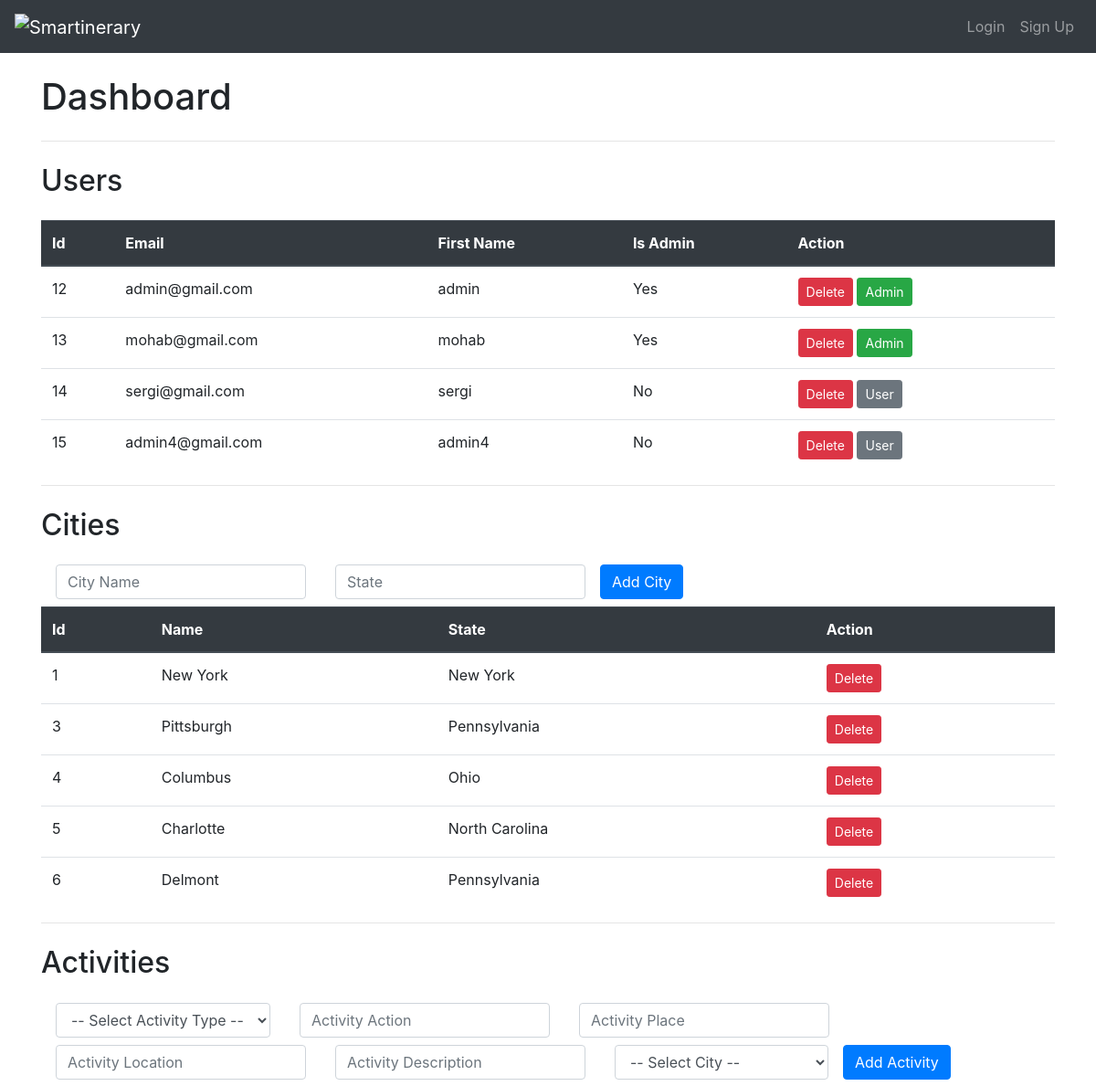
The page /admin/ (upper part) on the database as committed earlier.
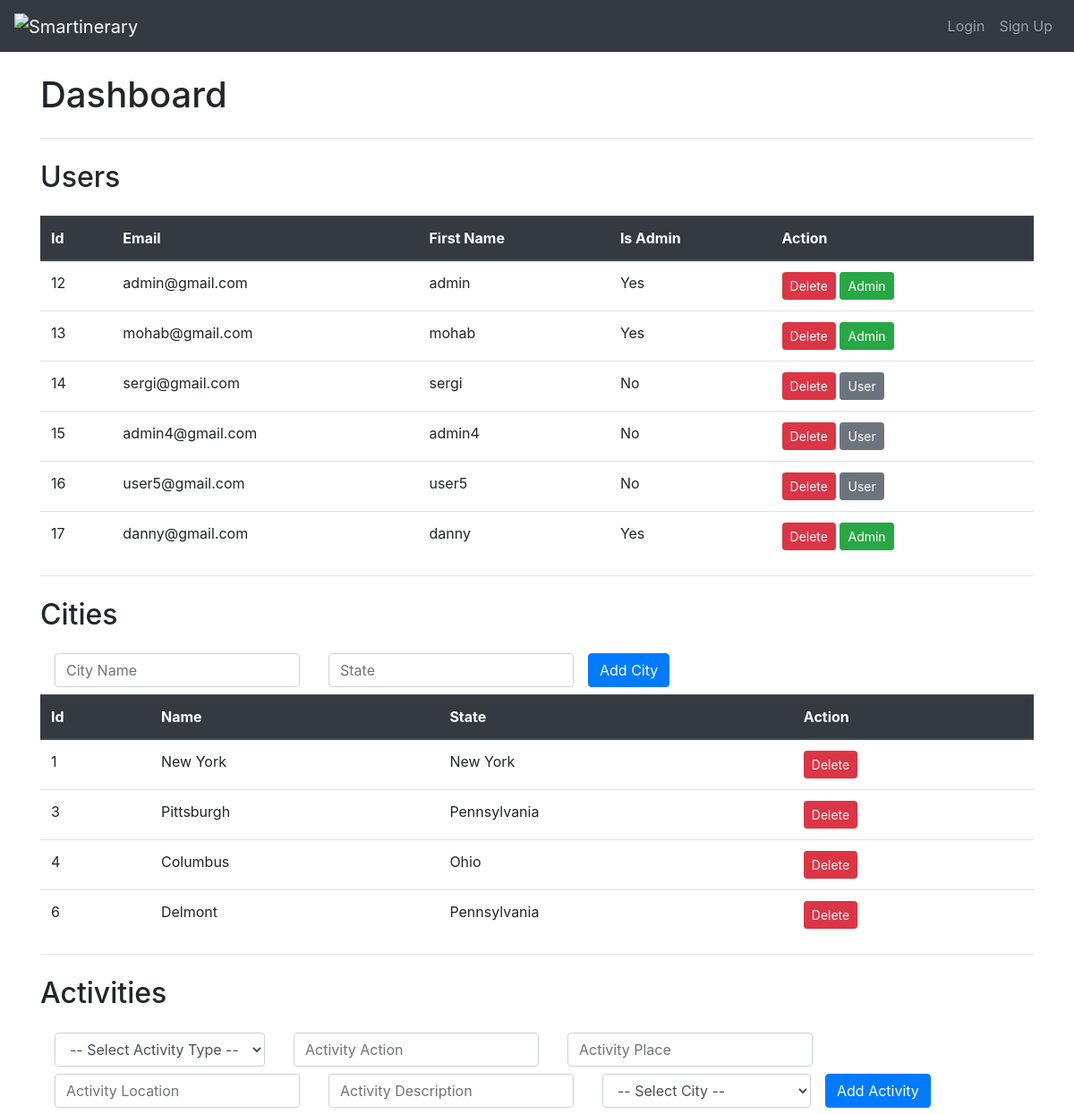
The same page on the database as committed later.
### website/models.py (models this page shows)
class User(db.Model, UserMixin):
    id = db.Column(db.Integer, primary_key=True)
    email = db.Column(db.String(150), unique=True)
    password = db.Column(db.String(150))
    first_name = db.Column(db.String(150))
    is_admin = db.Column(db.Boolean, default=False)
    smart_itineraries = relationship('Smartinerary', backref='user', lazy=True)

class City(db.Model):
    id = db.Column(db.Integer, primary_key=True)
    name = db.Column(db.String(100), unique=True)
    state = db.Column(db.String(100))

### website/routes/admin_route.py (the view)
@admin_router.route('/')
def admin_dashboard():
    return render_template('admin_dash.html', user=current_user, cities=get_cities(), activities=get_activities(), users=get_users())

### website/routes/admin_route.py (called while the page is built)
def get_cities():
    print(City.query.all())
    return list(City.query.all())

def get_activities():
    print(Activity.query.all())
    return list(Activity.query.all())

def get_users():
    print(User.query.all())
    return list(User.query.all())

### website/templates/admin_dash.html (shortened to what this page needs)
{% extends 'base.html' %} {% block title %}Admin Dashboard{% endblock %} {%
block content %}
<h1 class="h1 mb-4 mt-4 text-gray-800">Dashboard</h1>
<hr />
<h2 class="h2 mb-4 mt-4 text-gray-800">Users</h2>
<table id="myTable" class="table admin_table">
  <thead class="thead-dark">
    <tr>
      <th scope="col">Id</th>
      <th scope="col">Email</th>
      <th scope="col">First Name</th>
      <th scope="col">Is Admin</th>
      <th scope="col">Action</th>
    </tr>
  </thead>
  <tbody>
    {% for user in users %}
    <tr data-user-id="{{ user.id }}">
      <td>{{ user.id }}</td>
      <td>{{ user.email }}</td>
      <td>{{ user.first_name }}</td>
      <td>{{ "Yes" if user.is_admin else "No" }}</td>
      <td>
        <button
          class="btn btn-danger btn-sm"
          onclick="deleteUser({{ user.id }})"
        >
          Delete
        </button>
        {% if user.is_admin %}
        <button class="btn btn-success btn-sm" data-user-id="{{user.id}}" onclick="toggleAdmin({{ user.id }})">Admin</button>
        {% else %}
        <button class="btn btn-secondary btn-sm" data-user-id="{{user.id}}" onclick="toggleAdmin({{ user.id }})">User</button>
        {% endif %}
      </td>
    </tr>
    {% endfor %}
  </tbody>
</table>
<hr />
<h2 class="h2 mb-4 mt-4 text-gray-800">Cities</h2>
<form
  method="POST"
  action="/admin/city"
  name="add-city-form"
  class="form-inline"
>
  <div class="form-group mx-sm-3 mb-2">
    <input
      type="text"
      id="name"
      name="city_name"
      class="form-control"
      placeholder="City Name"
      required
    />
  </div>
  <div class="form-group mx-sm-3 mb-2">
    <input
      type="text"
      id="state"
      name="state"
      class="form-control"
      placeholder="State"
      required
    />
  </div>
  <button type="submit" class="btn btn-primary mb-2">Add City</button>
</form>
<table id="myTable" class="table admin_table">
  <thead class="thead-dark">
    <tr>
      <th scope="col">Id</th>
      <th scope="col">Name</th>
      <th scope="col">State</th>
      <th scope="col">Action</th>
    </tr>
  </thead>
  <tbody>
    {% for city in cities %}
    <tr data-city-id="{{ city.id }}">
      <td>{{ city.id }}</td>
      <td>{{ city.name }}</td>
      <td>{{ city.state }}</td>
      <td>
        <button
          class="btn btn-danger btn-sm"
          onclick="deleteCity({{ city.id }})"
        >
          Delete
        </button>
      </td>
    </tr>
    {% endfor %}
  </tbody>
</table>
<hr />
<h2 class="h2 mb-4 mt-4 text-gray-800">Activities</h2>
<form
  method="POST"
  action="/admin/activity"
  name="add-activity-form"
  class="form-inline"
>
  <div class="form-group mx-sm-3 mb-2">
    <select
      id="activity-type"
      name="activity_type"
      class="form-control"
      required
    >
      <option value="">-- Select Activity Type --</option>
    </select>
  </div>
  <div class="form-group mx-sm-3 mb-2">
    <input
      type="text"
      id="activity-action"
      name="activity_action"
      class="form-control"
      placeholder="Activity Action"
      required
    />
  </div>
  <div class="form-group mx-sm-3 mb-2">
    <input
      type="text"
      id="activity-place"
      name="activity_place"
      class="form-control"
      placeholder="Activity Place"
      required
    />
  </div>
  <div class="form-group mx-sm-3 mb-2">
    <input
      type="text"
      id="activity-location"
      name="activity_location"
      class="form-control"
      placeholder="Activity Location"
      required
    />
  </div>
  <div class="form-group mx-sm-3 mb-2">
    <input
      type="text"
      id="activity-description"
      name="activity_description"
      class="form-control"
      placeholder="Activity Description"
      required
    />
  </div>
  <div class="form-group mx-sm-3 mb-2">
    <select id="city-name" name="city_id" class="form-control" required>
      <option value="">-- Select City --</option>
    </select>
  </div>
  <button type="submit" class="btn btn-primary mb-2">Add Activity</button>
</form>
{% endblock %}

### website/templates/base.html (shortened to what this page needs)
<!DOCTYPE html>
<html>
  <head>
    <link
      rel="stylesheet"
      href="https://stackpath.bootstrapcdn.com/bootstrap/4.4.1/css/bootstrap.min.css"
    />
    <link
      rel="stylesheet"
      href="https://stackpath.bootstrapcdn.com/font-awesome/4.7.0/css/font-awesome.min.css"
    />
  </head>
  <body>
    <nav class="navbar navbar-expand-lg navbar-dark bg-dark">
      <a href='/' class='navbar-brand'>
        <img src='https://svgshare.com/i/s8N.svg' alt='Smartinerary' class='img-fluid' style='max-height: 40px;' />
      </a>
      <div class="collapse navbar-collapse" id="navbar">
        <ul class="navbar-nav ml-auto">
          {% if user.is_authenticated %}
          <li class="nav-item">
            <a class="nav-link" href="/">Home</a>
          </li>
          <li class="nav-item">
            <a
              class="nav-link"
              href="{{ url_for('admin_router.admin_dashboard') }}"
              >Dashboard</a
            >
          </li>
          <li class="nav-item">
            <a class="nav-link" href="{{ url_for('edit_router.edit_profile') }}"
              >Edit Profile</a
            >
          </li>
          <li class="nav-item">
            <a class="nav-link" href="/logout">Logout</a>
          </li>
          {% else %}
          <li class="nav-item">
            <a class="nav-link" href="/login">Login</a>
          </li>
          <li class="nav-item">
            <a class="nav-link" href="/sign-up">Sign Up</a>
          </li>
          {% endif %}
        </ul>
      </div>
    </nav>
    <div class="container">{% block content %} {% endblock %}</div>
  </body>
</html>

Rows that differ between the two databases and show on the page:
removed City: id "5", name "Charlotte", state "North Carolina"
added User: id "16", email "user5@gmail.com", first_name "user5", is_admin "No"
added User: id "17", email "danny@gmail.com", first_name "danny", is_admin "Yes"
